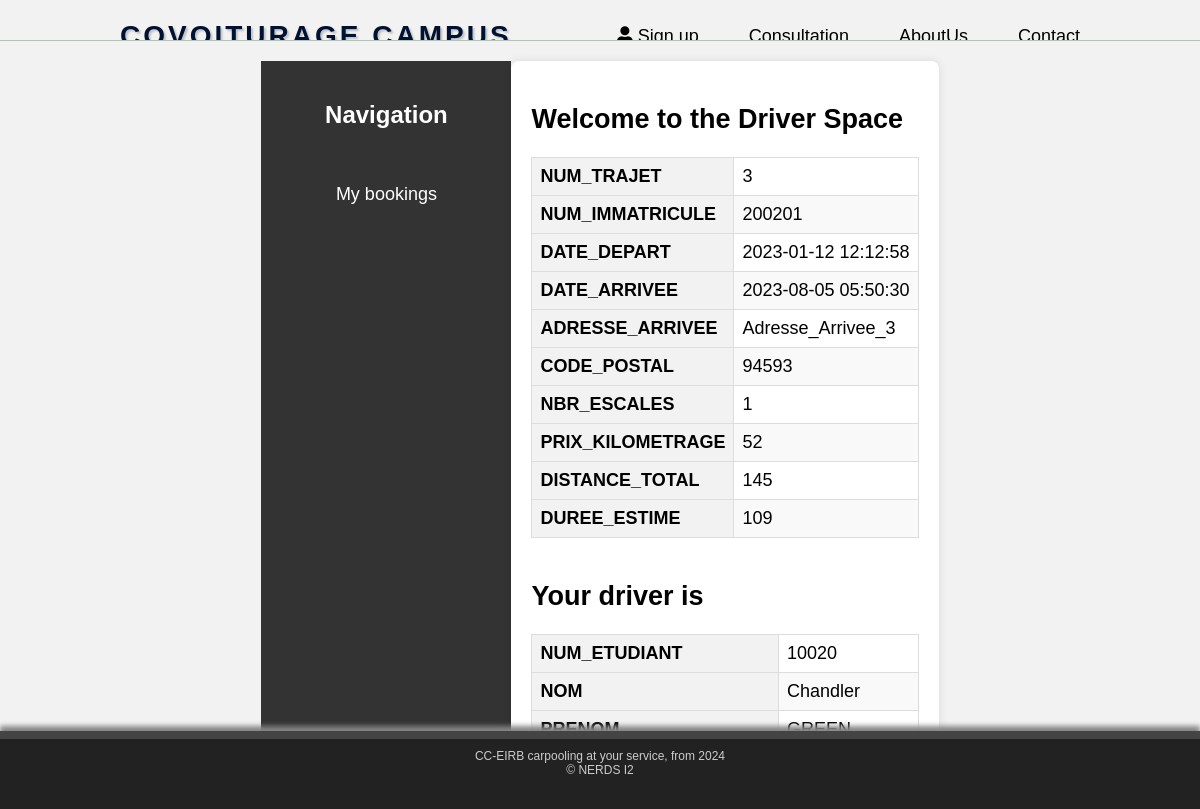
The page /php/espace_passager/view_trajet_p.php?num_trajet=3 on the database its author committed.
### tables this page shows
CREATE TABLE IF NOT EXISTS TRAJET (
    NUM_TRAJET INT AUTO_INCREMENT PRIMARY KEY, 
    NUM_IMMATRICULE INT NOT NULL,
    DATE_DEPART TIMESTAMP NOT NULL,
    DATE_ARRIVEE TIMESTAMP NOT NULL,
    ADRESSE_ARRIVEE VARCHAR(100) NOT NULL,
    CODE_POSTAL INT NOT NULL,
    NBR_ESCALES INT NOT NULL DEFAULT 0,
    PRIX_KILOMETRAGE INT NOT NULL,
    DISTANCE_TOTAL INT NOT NULL,
    DUREE_ESTIME INT NOT NULL,
    FOREIGN KEY (NUM_IMMATRICULE) REFERENCES VOITURE(NUM_IMMATRICULE) ON DELETE CASCADE ON UPDATE CASCADE
);

CREATE TABLE IF NOT EXISTS ETUDIANT (
    NUM_ETUDIANT INT NOT NULL,
    PRENOM VARCHAR(100) NOT NULL,
    NOM VARCHAR(100) NOT NULL,
    PRIMARY KEY (NUM_ETUDIANT)
);

### php/espace_passager/view_trajet_p.php (the view, shortened to what this page needs)
<!DOCTYPE html>
<html>
<head>
    <link rel="stylesheet" type="text/css" href="../../css/esp_conducteur.css">
    <link rel="stylesheet" type="text/css" href="../../css/table_style.css">
</head>
<body>
    <?php include('../header.php'); ?>
    <div class="container">
        <?php include('nav_bar.php'); ?>
        <div class="main-content" id="mainContent">
            <h2>Welcome to the Driver Space</h2>
            <?php
            include('../../connect.php');
            if (isset($_GET['num_trajet']) && !empty($_GET['num_trajet'])) {
                $num_trajet = $_GET['num_trajet'];
                $query1 = "SELECT * FROM TRAJET WHERE NUM_TRAJET = ?";
                $stmt1 = $conn->prepare($query1);
                $stmt1->bind_param("i", $num_trajet);
                if ($stmt1->execute()) {
                    $result1 = $stmt1->get_result();
                    if ($result1->num_rows > 0) {
                        echo '<div style="overflow-x:auto;">';
                        echo '<table>';
                        $columns = ['NUM_TRAJET', 'NUM_IMMATRICULE', 'DATE_DEPART', 'DATE_ARRIVEE', 'ADRESSE_ARRIVEE', 'CODE_POSTAL', 'NBR_ESCALES', 'PRIX_KILOMETRAGE', 'DISTANCE_TOTAL', 'DUREE_ESTIME'];
                        while ($row = $result1->fetch_assoc()) {
                            foreach ($columns as $column) {
                                echo '<tr>';
                                echo "<th>$column</th>";
                                echo "<td>{$row[$column]}</td>";
                                echo '</tr>';
                            }
                        }
                        echo '</table>';
                        echo '</div>';
                        $query2 = "SELECT E.* FROM ETUDIANT E
                        JOIN CONDUCTEUR C ON C.NUM_CONDUCTEUR=E.NUM_ETUDIANT
                        JOIN VOITURE V ON V.NUM_CONDUCTEUR=C.NUM_CONDUCTEUR
                        JOIN  TRAJET T ON T.NUM_IMMATRICULE=V.NUM_IMMATRICULE WHERE NUM_TRAJET = ?";
                        $stmt2 = $conn->prepare($query2);
                        $stmt2->bind_param("i", $num_trajet);
                        if ($stmt2->execute()) {
                            $result2 = $stmt2->get_result();
                            echo "<h2>Your driver is</h2>";
                            if ($result2->num_rows > 0) {
                                echo '<div style="overflow-x:auto;">';
                                echo '<table>';
                                $columns = ['NUM_ETUDIANT', 'NOM', 'PRENOM'];
                                while ($row = $result2->fetch_assoc()) {
                                    foreach ($columns as $column) {
                                        echo '<tr>';
                                        echo "<th>$column</th>";
                                        echo "<td>{$row[$column]}</td>";
                                        echo '</tr>';
                                    }
                                }
                                echo '</table>';
                                echo '</div>';
                            } else {
                                echo "No result found";
                            }
                        } else {
                            echo "Error executing query 2: " . $stmt2->error;
                        }
                    } else {
                        echo "No result found";
                    }
                } else {
                    echo "Error executing query 1: " . $stmt1->error;
                }
            }
            ?>
        </div>
    </div>
    <?php include('../footer.php'); ?>
</body>
</html>

### css/esp_conducteur.css (style rules this page uses)
body { font-family: 'Open Sans', sans-serif; background-color: #f2f2f2; margin: 0; padding: 0; font-size: 18px; }
.container { display: flex; max-width: 1200px; margin: 0 auto; padding: 20px; }
.main-content { flex-grow: 1; padding: 20px; background-color: #fff; border-radius: 8px; box-shadow: 0 0 10px rgba(0, 0, 0, 0.1); transition: transform 0.3s ease; }

### css/table_style.css (style rules this page uses)
table { width: 100%; border-collapse: collapse; margin-bottom: 20px; }
th, td { border: 1px solid #ddd; padding: 8px; text-align: left; }
th { background-color: #f2f2f2; }
tr:nth-child(even) { background-color: #f9f9f9; }

### php/header.php (style rules this page uses)
body { font-family: 'DyeLine', sans-serif; margin: 0; padding: 0; }

### php/footer.php (style rules this page uses)
html, body { height: 100%; margin: 0; display: flex; flex-direction: column; }
body { min-height: 100vh; }

### rows shown on the page
trajet: column "NUM_TRAJET", NUM_TRAJET "3", column "NUM_IMMATRICULE", NUM_IMMATRICULE "200201", column "DATE_DEPART", DATE_DEPART "2023-01-12 12:12:58", column "DATE_ARRIVEE", DATE_ARRIVEE "2023-08-05 05:50:30", column "ADRESSE_ARRIVEE", ADRESSE_ARRIVEE "Adresse_Arrivee_3", column "CODE_POSTAL", CODE_POSTAL "94593", column "NBR_ESCALES", NBR_ESCALES "1", column "PRIX_KILOMETRAGE", PRIX_KILOMETRAGE "52", column "DISTANCE_TOTAL", DISTANCE_TOTAL "145", column "DUREE_ESTIME", DUREE_ESTIME "109"
etudiant: column "NUM_ETUDIANT", NUM_ETUDIANT "10020", column "NOM", NOM "Chandler", column "PRENOM", PRENOM "GREEN"
